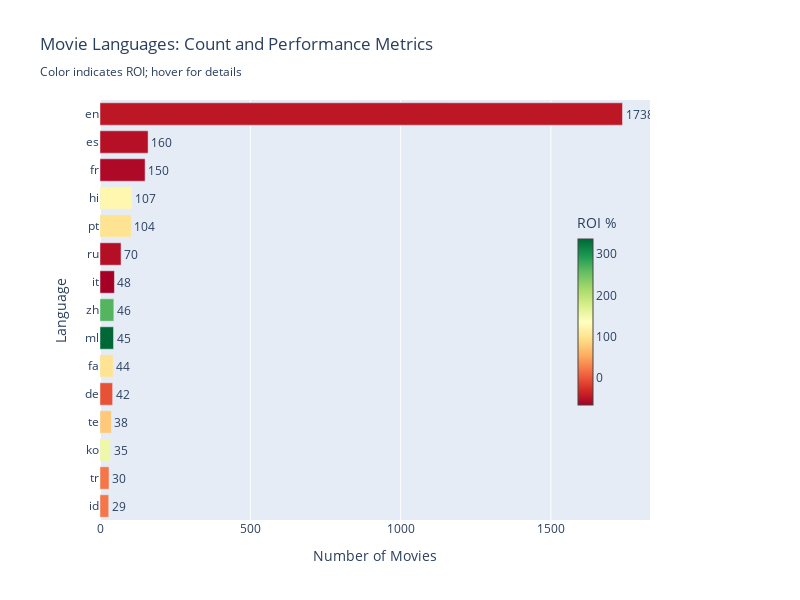

Source (notebook cell):
### Code cell
import plotly.graph_objects as go

# Create comprehensive summary by language
language_summary = movies.groupby('original_language').agg(
    count=('movie_title', 'count'),
    median_gross=('gross', 'median'),
    avg_gross=('gross', 'mean'),
    median_budget=('budget', 'median'),
    avg_rating=('vote_average', 'mean'),
    total_votes=('vote_count', 'sum'),
    avg_popularity=('popularity', 'mean')
).reset_index()

# Calculate ROI
language_summary['roi_percent'] = (
    (language_summary['median_gross'] / language_summary['median_budget'] - 1) * 100
).round(1)

# Filter and sort
language_summary = language_summary[language_summary['count'] >= 10]
language_summary = language_summary.sort_values('count', ascending=True).tail(15)  # ascending=True for horizontal

# Create horizontal bar chart
fig = go.Figure()

fig.add_trace(go.Bar(
    y=language_summary['original_language'],  # y instead of x
    x=language_summary['count'],              # x instead of y
    orientation='h',                           # horizontal orientation
    text=language_summary['count'],
    textposition='outside',
    hovertemplate=(
        '<b>Language: %{y}</b><br><br>' +     # %{y} instead of %{x}
        'Movie Count: %{x}<br>' +             # %{x} instead of %{y}
        'Median Gross: $%{customdata[0]:,.0f}<br>' +
        'Median Budget: $%{customdata[1]:,.0f}<br>' +
        'ROI: %{customdata[2]:.1f}%<br>' +
        'Avg Rating: %{customdata[3]:.2f}<br>' +
        'Avg Popularity: %{customdata[4]:.1f}<br>' +
        '<extra></extra>'
    ),
    customdata=language_summary[['median_gross', 'median_budget', 'roi_percent', 
                                  'avg_rating', 'avg_popularity']].values,
    marker_color=language_summary['roi_percent'],
    marker_colorscale='RdYlGn',
    marker_showscale=True,
    marker_colorbar=dict(
        title="ROI %",
        x=0.85,           # Position inside the plot
        y=0.5,
        len=0.5,          # Shorter length
        thickness=15,     # Thinner bar
        xanchor='left'
    ),
))

fig.update_layout(
    title='Movie Languages: Count and Performance Metrics<br><sub>Color indicates ROI; hover for details</sub>',
    xaxis_title='Number of Movies',
    yaxis_title='Language',
    height=600,
    width=800,
    showlegend=False,
    margin=dict(l=100, r=150)  # Adjust margins for labels and colorbar
)

fig.show()

### Figure 1 — Plotly figure (JSON) as saved in the notebook; plotly's stock layout.template omitted (floating-point values rounded to 4 significant figures)
{"data": [{"customdata": [[689400.0, 576700.0, 19.5, 6.763, 0.8035], [750.0, 625.0, 20.0, 3.521, 0.4971], [24340000.0, 9620000.0, 153.0, 6.423, 4.725], [11910000.0, 6752000.0, 76.4, 6.425, 2.739], [2250.0, 2350.0, -4.3, 4.996, 0.4275], [20000.0, 10000.0, 100.0, 3.413, 1.174], [3803000.0, 870000.0, 337.2, 6.079, 2.271], [82280000.0, 22500000.0, 265.7, 5.722, 2.727], [1025000.0, 3112000.0, -67.1, 5.741, 1.397], [952300.0, 2090000.0, -54.4, 5.667, 1.699], [200.0, 100.0, 100.0, 4.742, 0.2388], [12500000.0, 5600000.0, 123.2, 6.217, 2.422], [2112000.0, 5215000.0, -59.5, 6.145, 2.092], [1000.0, 2164.0, -53.8, 4.543, 0.8276], [3672000.0, 7000000.0, -47.5, 5.411, 4.311]], "hovertemplate": "<b>Language: %{y}</b><br><br>Movie Count: %{x}<br>Median Gross: $%{customdata[0]:,.0f}<br>Median Budget: $%{customdata[1]:,.0f}<br>ROI: %{customdata[2]:.1f}%<br>Avg Rating: %{customdata[3]:.2f}<br>Avg Popularity: %{customdata[4]:.1f}<br><extra></extra>", "marker": {"color": [19.5, 20.0, 153.0, 76.4, -4.3, 100.0, 337.2, 265.7, -67.1, -54.4, 100.0, 123.2, -59.5, -53.8, -47.5], "colorbar": {"len": 0.5, "thickness": 15, "title": {"text": "ROI %"}, "x": 0.85, "xanchor": "left", "y": 0.5}, "colorscale": [[0, "rgb(165,0,38)"], [0.1, "rgb(215,48,39)"], [0.2, "rgb(244,109,67)"], [0.3, "rgb(253,174,97)"], [0.4, "rgb(254,224,139)"], [0.5, "rgb(255,255,191)"], [0.6, "rgb(217,239,139)"], [0.7, "rgb(166,217,106)"], [0.8, "rgb(102,189,99)"], [0.9, "rgb(26,152,80)"], [1, "rgb(0,104,55)"]], "showscale": true}, "orientation": "h", "text": [29.0, 30.0, 35.0, 38.0, 42.0, 44.0, 45.0, 46.0, 48.0, 70.0, 104.0, 107.0, 150.0, 160.0, 1738.0], "textposition": "outside", "type": "bar", "x": [29, 30, 35, 38, 42, 44, 45, 46, 48, 70, 104, 107, 150, 160, 1738], "y": ["id", "tr", "ko", "te", "de", "fa", "ml", "zh", "it", "ru", "pt", "hi", "fr", "es", "en"]}], "layout": {"height": 600, "margin": {"l": 100, "r": 150}, "showlegend": false, "title": {"text": "Movie Languages: Count and Performance Metrics<br><sub>Color indicates ROI; hover for details</sub>"}, "width": 800, "xaxis": {"title": {"text": "Number of Movies"}}, "yaxis": {"title": {"text": "Language"}}}}
